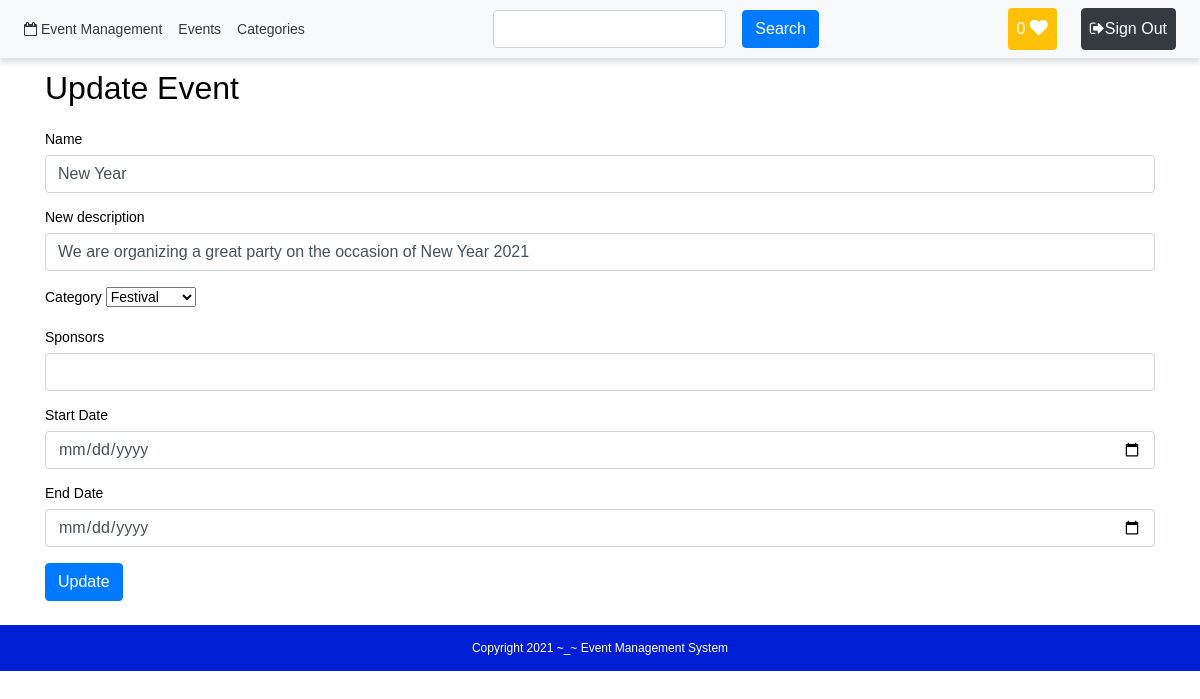
/components/event/update.php?id=4 (signed in), run on the app's committed database.
### tables this page shows
CREATE TABLE IF NOT EXISTS `events` (
  `id` int(11) NOT NULL AUTO_INCREMENT,
  `name` varchar(255) NOT NULL,
  `description` varchar(255) NOT NULL,
  `category` varchar(155) NOT NULL,
  `start_date` date NOT NULL,
  `end_date` date NOT NULL,
  `sponsors` varchar(255) NOT NULL,
  PRIMARY KEY (`id`)
);

### components/event/update.php (the view, shortened to what this page needs)
<?php
$path = $_SERVER['DOCUMENT_ROOT'];
$path .= "/events/";
require_once($path . 'connect.php');
$id = $_GET['id'];
$SelSql = "SELECT * FROM `events` WHERE id=$id";
$res = mysqli_query($connection, $SelSql);
$r = mysqli_fetch_assoc($res);
?>
<?php require_once($path . 'templates/header.php') ?>
<div class="container">
	<h2 class="my-4">Update Event</h2>
	<form method="post" enctype="multipart/form-data">
		<div class="form-group">
			<label>Name</label>
			<input type="text" class="form-control" name="name" value="<?php echo $r['name']; ?>" required />
		</div>
		<div class="form-group">
			<label>New description</label>
			<input type="text" class="form-control" name="description" value="<?php echo $r['description']; ?>" required />
		</div>
		<div class="form-group">
			<label>Category</label>
			<select name="category">
				<?php
				$getCategories = "SELECT * FROM `categories`";
				$res = mysqli_query($connection, $getCategories);
				while ($r = mysqli_fetch_assoc($res)) { ?>
					<option value="<?= $r['name'] ?>"><?= $r['name'] ?></option>
				<?php } ?>
			</select>
		</div>
		<div class="form-group">
			<label>Sponsors</label>
			<input type="text" class="form-control" name="sponsors" value="<?php echo $r['sponsors']; ?>" />
		</div>
		<div class="form-group">
			<label>Start Date</label>
			<input type="date" class="form-control" name="start_date" value="<?php echo $r['start_date']; ?>" />
		</div>
		<div class="form-group">
			<label>End Date</label>
			<input type="date" class="form-control" name="end_date" value="<?php echo $r['end_date']; ?>" />
		</div>
		<input type="submit" class="btn btn-primary" value="Update" />
	</form>
</div>
<?php require_once($path . 'templates/footer.php') ?>

### css/style.css (style rules this page uses)
* { color: black; }
html, body { height: 100%; }

### templates/header.php (style rules this page uses)
body { font: 14px sans-serif; }

### data on the page
events: name "New Year", description "We are organizing a great party on the occasion of New Year 2021"

### other printed values
form field category "Festival"
